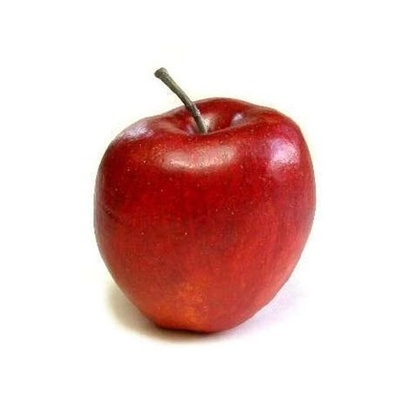
%> input picture mangga4.jpg, 420 x 420 px, shrunk from 500 x 500 before the run
$ octave crop.m   (GNU Octave 9; MATLAB toolbox functions it lacks are replaced by stand-ins)
%> lines starting %> are read from the running program, lines starting %| are printed output that depends on the picture; in (x1, y1, x2, y2) boxes, pixels count from 0 and x2, y2 are one past the last pixel; in counts of white or black regions, pixels touching at a corner belong together; the program's own positions count from 1
pkg load image;
clear;

asli = imread("mangga4.jpg");
%> asli is the input picture: size 420x420x3 uint8; mean R, G, B 233.6, 204.9, 202.5
biner = im2bw(asli);
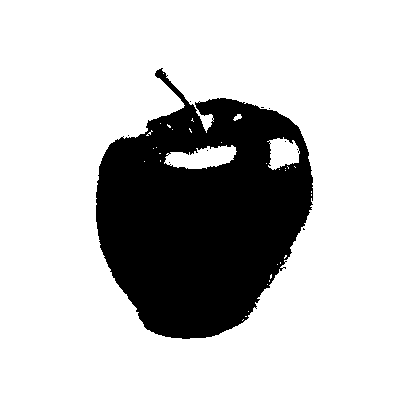
%> biner: size 420x420 logical; 78.6% white; 10 black regions (9 under 20 px), largest, box (x1, y1, x2, y2) and area: (96, 68, 313, 339) 37684
[baris, kolom] = size(biner);
%> baris = 420; kolom = 420
atasBawah = 0; a = 1;
kiriKanan = 0; b = 1;

for i = 1 : baris
  for j = 1 : kolom
    if biner(i,j) == 0
      atasBawah(a) = i;
      a++;
    end
  end
end
%> after the loop, a = 37698
top = min(atasBawah);
%> top = 69
bottom = max(atasBawah);
%> bottom = 339

for i = 1 : kolom
  for j = 1 : baris
    if biner(j,i) == 0
      kiriKanan(b) = i;
      b++;
    end
  end
end
%> after the loop, b = 37698
left = min(kiriKanan);
%> left = 97
right = max(kiriKanan);
%> right = 313

crop = biner(top:bottom, left:right, :);
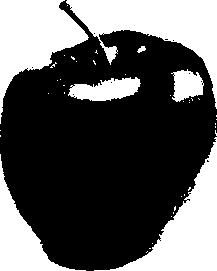
%> crop: size 271x217 logical; 35.9% white; 42 white regions (35 under 20 px), largest, box (x1, y1, x2, y2) and area: (66, 0, 217, 109) 6020, (94, 137, 217, 271) 5188, (0, 0, 89, 124) 5052

figure(1);
subplot(2,2,1); imshow(asli); title("Asli");
subplot(2,2,2); imshow(biner); title("Biner");
subplot(2,2,3); imshow(crop); title("Crop");
clear;

$ run again, with mangga1.jpg copied over mangga4.jpg
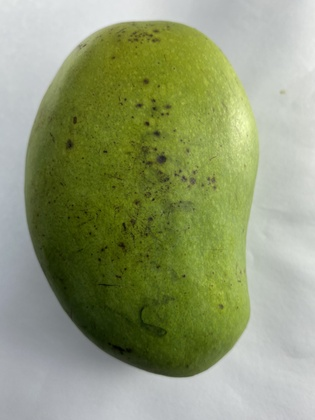
%> input picture mangga1.jpg, 315 x 420 px, shrunk from 3024 x 4032 before the run
%> asli is the input picture: size 420x315x3 uint8; mean R, G, B 144.4, 153.5, 115.4
%> `biner = im2bw(asli);`:
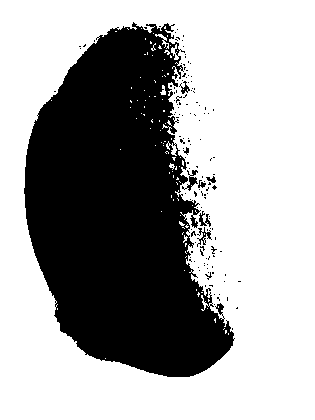
%> biner: size 420x315 logical; 63.3% white; 140 black regions (132 under 20 px), largest, box (x1, y1, x2, y2) and area: (24, 22, 235, 377) 47704, (182, 170, 198, 191) 117, (197, 227, 212, 247) 99
%> after the loop `for i = 1 : baris`: a = 48545
%> top = 23
%> bottom = 377
%> after the loop `for i = 1 : kolom`: b = 48545
%> left = 25
%> right = 241
%> `crop = biner(top:bottom, left:right, :);`:
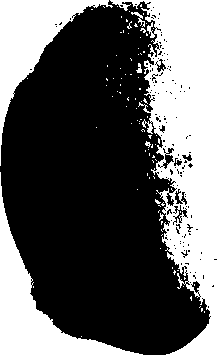
%> crop: size 355x217 logical; 37% white; 100 white regions (94 under 20 px), largest, box (x1, y1, x2, y2) and area: (110, 0, 217, 355) 17243, (0, 172, 143, 355) 5731, (0, 0, 113, 166) 5091, (131, 12, 145, 27) 60, (136, 63, 142, 73) 35, (145, 141, 151, 148) 21

$ run again, with mangga2.jpg copied over mangga4.jpg
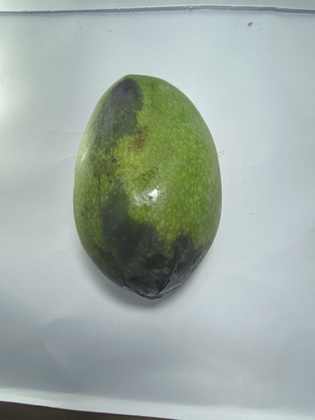
%> input picture mangga2.jpg, 315 x 420 px, shrunk from 3024 x 4032 before the run
%> asli is the input picture: size 420x315x3 uint8; mean R, G, B 159.4, 171.5, 164.2
%> `biner = im2bw(asli);`:
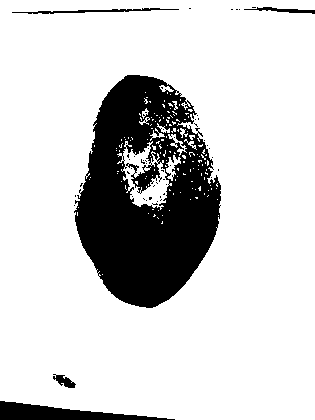
%> biner: size 420x315 logical; 81.7% white; 54 black regions (49 under 20 px), largest, box (x1, y1, x2, y2) and area: (74, 75, 221, 308) 21794, (0, 401, 175, 420) 1643, (12, 8, 179, 14) 332, (244, 7, 315, 14) 200, (53, 374, 76, 388) 163
%> after the loop `for i = 1 : baris`: a = 24245
%> top = 8
%> bottom = 420
%> after the loop `for i = 1 : kolom`: b = 24245
%> left = 1
%> right = 315
%> `crop = biner(top:bottom, left:right, :);`:
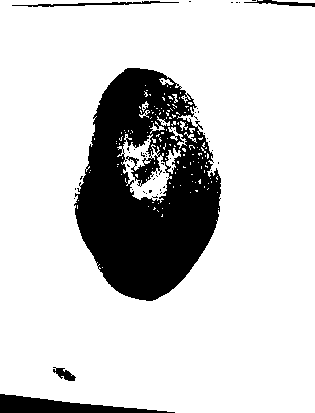
%> crop: size 413x315 logical; 81.4% white; 54 black regions (49 under 20 px), largest, box (x1, y1, x2, y2) and area: (74, 68, 221, 301) 21794, (0, 394, 175, 413) 1643, (12, 1, 179, 7) 332, (244, 0, 315, 7) 200, (53, 367, 76, 381) 163
